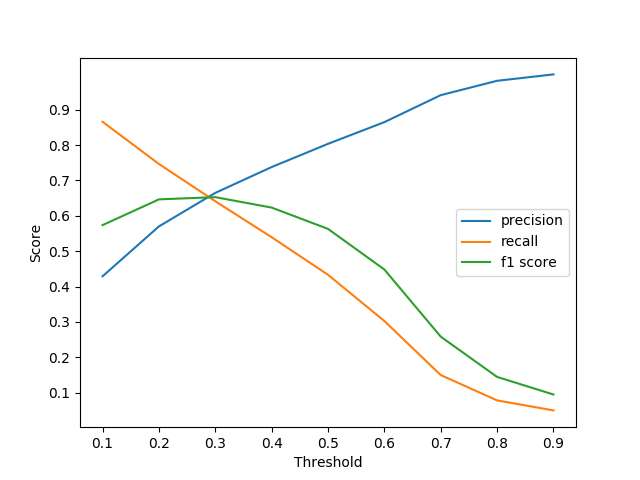

Write Python code to recreate this figure.
import matplotlib.pyplot as plt
precision = [0.4289, 0.5700, 0.6648, 0.7379, 0.8036, 0.8650, 0.9413, 0.9819, 1.0000]
recall = [0.8660, 0.7467, 0.6412, 0.5395, 0.4332, 0.3024, 0.1496, 0.0779, 0.0496]
f1 = [0.5737, 0.6465, 0.6528, 0.6233, 0.5630, 0.4481, 0.2582, 0.1443, 0.0946]
x = [0.1, 0.2, 0.3, 0.4, 0.5, 0.6, 0.7, 0.8, 0.9]
y = [0.1, 0.2, 0.3, 0.4, 0.5, 0.6, 0.7, 0.8, 0.9]

plt.plot(x, precision, label='precision')
plt.plot(x, recall, label='recall')
plt.plot(x, f1, label='f1 score')

plt.yticks(y)

plt.ylabel('Score')
plt.xlabel('Threshold')
plt.legend(loc='right')
plt.savefig('threshold.png')